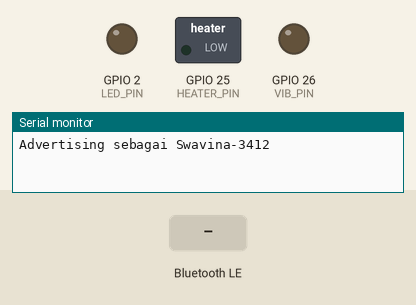
Simulated run of this sketch. Board: ESP32. Shown: switched loads named in the sketch (green lamp = pin HIGH), output pins drawn as LEDs (lit = HIGH), the last lines printed to the serial monitor. The test bench sets the inputs (shaded band). Nothing arrives over Bluetooth unless stated; a phone connects over Bluetooth LE 3 s after start.

Above: at 1.2 s.
1.3 s: Bluetooth LE write "Berjalan 19:40" received
At 4.0 s:
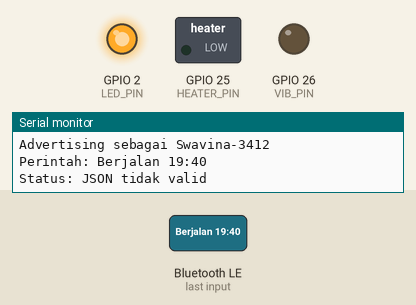
4.3 s: Bluetooth LE write "start" received
5.8 s: Bluetooth LE write "stop" received
Timing chart, 0 to 8.8 s (numbered marks = the images above; inputs shaded):
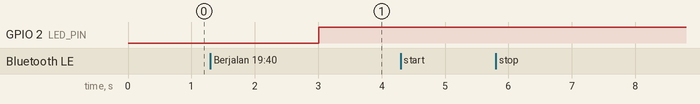

The sketch:

esp32_swavina_ble.ino
```cpp
/*
 * Swavina — firmware ESP32 (koneksi Bluetooth Low Energy)
 *
 * Perangkat mengiklankan diri sebagai "Swavina-XXXX" dengan service UUID
 * di bawah. Aplikasi (lib/core/ble_service.dart) scan → connect → menulis
 * perintah JSON ke characteristic COMMAND dan menerima status lewat notify
 * characteristic STATUS.
 *
 * GATT:
 *  Service  4fafc201-1fb5-459e-8fcc-c5c9c331914b
 *   COMMAND beb5483e-36e1-4688-b7f5-ea07361b26a8  (write / write without response)
 *           {"cmd":"start","temp":38,"vib":45,"dur":20} | {"cmd":"stop"} | {"cmd":"status"}
 *   STATUS  6e400003-b5a3-f393-e0a9-e50e24dcca9e  (read / notify, teks ≤ 20 byte)
 *           "Siap" | "Berjalan 19:40" | "Selesai" | "Berhenti" | pesan error
 *
 * Board: ESP32 Dev Module (core esp32 3.x) + ArduinoJson v7.
 */

#include <BLEDevice.h>
#include <BLEServer.h>
#include <BLEUtils.h>
#include <BLE2902.h>
#include <ArduinoJson.h>

// ── Samakan dengan lib/core/ble_service.dart ────────────────────────────────
#define SERVICE_UUID "4fafc201-1fb5-459e-8fcc-c5c9c331914b"
#define CHAR_COMMAND_UUID "beb5483e-36e1-4688-b7f5-ea07361b26a8"
#define CHAR_STATUS_UUID "6e400003-b5a3-f393-e0a9-e50e24dcca9e"
const char *NAME_PREFIX = "Swavina";  // aplikasi mencari nama berawalan ini
// ────────────────────────────────────────────────────────────────────────────

const int TEMP_MIN = 30;  // °C
const int TEMP_MAX = 40;  // °C, batas aman — samakan dengan maxTemperature di aplikasi

const uint8_t HEATER_PIN = 25;  // PWM ke driver MOSFET pemanas
const uint8_t VIB_PIN = 26;     // PWM ke driver motor getar
const uint8_t LED_PIN = 2;      // LED onboard: nyala saat terhubung
const uint32_t PWM_FREQ = 5000;
const uint8_t PWM_BITS = 10;    // duty 0–1023

BLEServer *server = nullptr;
BLECharacteristic *statusChar = nullptr;
String deviceName;

volatile bool clientConnected = false;
bool restartAdvertising = false;

bool therapyRunning = false;
unsigned long therapyEndsAt = 0;
unsigned long lastNotifyAt = 0;

// Perintah ditulis dari task BLE; dieksekusi di loop() agar aman.
String pendingCommand;
portMUX_TYPE cmdMux = portMUX_INITIALIZER_UNLOCKED;

/* ===== STATUS ===== */
void notifyStatus(const String &text) {
  if (!statusChar) return;
  statusChar->setValue(text.c_str());
  if (clientConnected) statusChar->notify();
  Serial.println("Status: " + text);
}

String runningText() {
  long left = therapyRunning ? (long)(therapyEndsAt - millis()) / 1000 : 0;
  if (left < 0) left = 0;
  char buf[21];
  snprintf(buf, sizeof(buf), "Berjalan %02ld:%02ld", left / 60, left % 60);
  return buf;
}

/* ===== TERAPI ===== */
void stopOutputs() {
  ledcWrite(HEATER_PIN, 0);
  ledcWrite(VIB_PIN, 0);
}

void startTherapy(int temp, int vib, int dur) {
  // Pemetaan sederhana parameter → duty PWM. Ganti dengan kontrol suhu
  // tertutup (mis. PID + sensor DS18B20 / NTC) sesuai hardware.
  // Suhu dibatasi maks. TEMP_MAX °C walau aplikasi mengirim nilai lebih tinggi.
  temp = constrain(temp, TEMP_MIN, TEMP_MAX);
  int heatDuty = map(temp, 30, 45, 300, 1023);
  int vibDuty = map(constrain(vib, 30, 60), 30, 60, 400, 1023);
  ledcWrite(HEATER_PIN, heatDuty);
  ledcWrite(VIB_PIN, vibDuty);
  therapyRunning = true;
  therapyEndsAt = millis() + (unsigned long)constrain(dur, 1, 60) * 60000UL;
  notifyStatus(runningText());
  lastNotifyAt = millis();
}

void stopTherapy(const char *reason) {
  therapyRunning = false;
  stopOutputs();
  notifyStatus(reason);
}

void handleCommand(const String &raw) {
  JsonDocument doc;
  if (deserializeJson(doc, raw) != DeserializationError::Ok) {
    notifyStatus("JSON tidak valid");
    return;
  }
  String cmd = doc["cmd"] | "";
  if (cmd == "start") {
    startTherapy(doc["temp"] | 38, doc["vib"] | 45, doc["dur"] | 20);
  } else if (cmd == "stop") {
    stopTherapy("Berhenti");
  } else if (cmd == "status") {
    notifyStatus(therapyRunning ? runningText() : String("Siap"));
  } else {
    notifyStatus("Cmd tidak dikenal");
  }
}

/* ===== CALLBACK BLE ===== */
class ServerCallbacks : public BLEServerCallbacks {
  void onConnect(BLEServer *) override {
    clientConnected = true;
  }
  void onDisconnect(BLEServer *) override {
    clientConnected = false;
    restartAdvertising = true;  // agar bisa ditemukan lagi
  }
};

class CommandCallbacks : public BLECharacteristicCallbacks {
  void onWrite(BLECharacteristic *c) override {
    String v = c->getValue();
    portENTER_CRITICAL(&cmdMux);
    pendingCommand = v;
    portEXIT_CRITICAL(&cmdMux);
  }
};

void startAdvertising() {
  BLEAdvertising *adv = BLEDevice::getAdvertising();

  // Paket iklan (maks. 31 byte): flags + service UUID 128-bit.
  BLEAdvertisementData advData;
  advData.setFlags(0x06);  // LE General Discoverable, BR/EDR tidak didukung
  advData.setCompleteServices(BLEUUID(SERVICE_UUID));
  adv->setAdvertisementData(advData);

  // Nama lengkap dikirim di scan response agar tidak terpotong.
  BLEAdvertisementData scanData;
  scanData.setName(deviceName);
  adv->setScanResponseData(scanData);

  adv->setMinPreferred(0x06);  // membantu koneksi di iPhone
  adv->setMaxPreferred(0x12);
  BLEDevice::startAdvertising();
  Serial.println("Advertising sebagai " + deviceName);
}

/* ===== SETUP / LOOP ===== */
void setup() {
  Serial.begin(115200);
  pinMode(LED_PIN, OUTPUT);
  ledcAttach(HEATER_PIN, PWM_FREQ, PWM_BITS);
  ledcAttach(VIB_PIN, PWM_FREQ, PWM_BITS);
  stopOutputs();

  uint64_t mac = ESP.getEfuseMac();
  char id[5];
  snprintf(id, sizeof(id), "%02X%02X", (unsigned)((mac >> 32) & 0xFF), (unsigned)((mac >> 40) & 0xFF));
  deviceName = String(NAME_PREFIX) + "-" + id;

  BLEDevice::init(deviceName.c_str());
  server = BLEDevice::createServer();
  server->setCallbacks(new ServerCallbacks());

  BLEService *service = server->createService(SERVICE_UUID);

  BLECharacteristic *commandChar = service->createCharacteristic(
      CHAR_COMMAND_UUID, BLECharacteristic::PROPERTY_WRITE | BLECharacteristic::PROPERTY_WRITE_NR);
  commandChar->setCallbacks(new CommandCallbacks());

  statusChar = service->createCharacteristic(
      CHAR_STATUS_UUID, BLECharacteristic::PROPERTY_READ | BLECharacteristic::PROPERTY_NOTIFY);
#if defined(CONFIG_BLUEDROID_ENABLED)
  statusChar->addDescriptor(new BLE2902());  // NimBLE menambahkannya otomatis
#endif
  statusChar->setValue("Siap");

  service->start();
  startAdvertising();
}

void loop() {
  String cmd;
  portENTER_CRITICAL(&cmdMux);
  if (pendingCommand.length()) {
    cmd = pendingCommand;
    pendingCommand = "";
  }
  portEXIT_CRITICAL(&cmdMux);
  if (cmd.length()) {
    Serial.println("Perintah: " + cmd);
    handleCommand(cmd);
  }

  if (restartAdvertising) {
    restartAdvertising = false;
    delay(300);  // beri waktu stack BLE menyelesaikan disconnect
    startAdvertising();
  }

  if (therapyRunning) {
    if ((long)(millis() - therapyEndsAt) >= 0) {
      stopTherapy("Selesai");
    } else if (millis() - lastNotifyAt >= 1000) {
      lastNotifyAt = millis();
      notifyStatus(runningText());
    }
  }

  digitalWrite(LED_PIN, clientConnected ? HIGH : LOW);
  delay(10);
}
```
